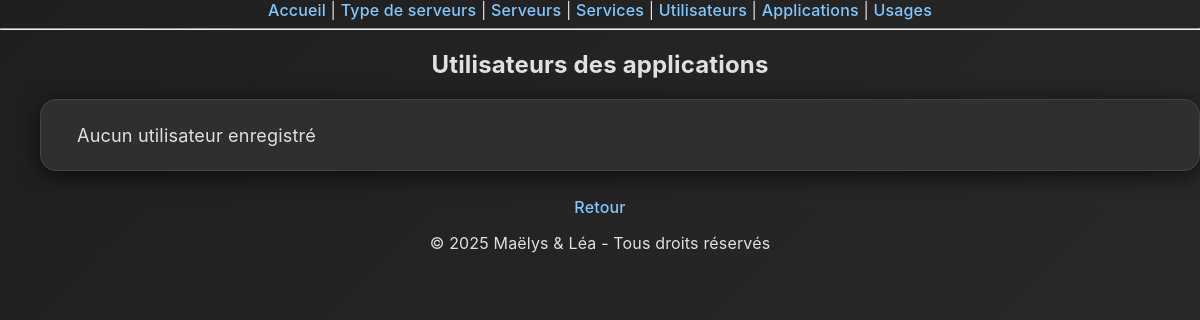
The app's page /applications/affiche/, older data.
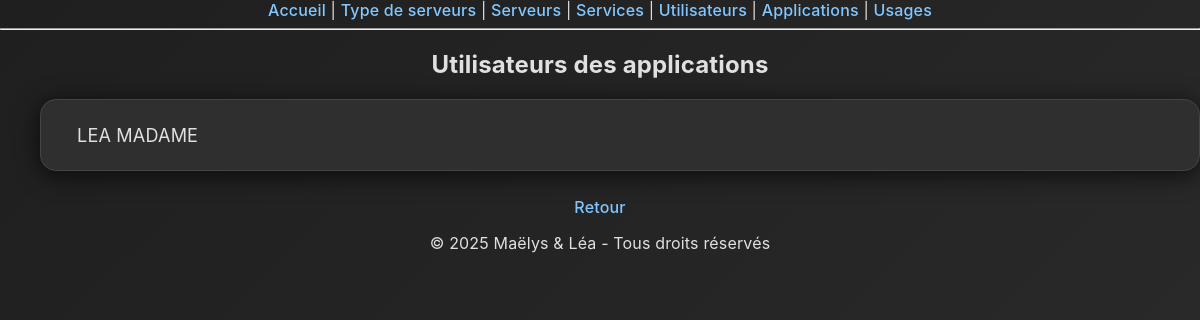
The same page, newer data.
### monapp/models.py (models this page shows, shortened)
class Applications(models.Model):
    nom_applications = models.CharField(max_length=100)
    logo_applications = models.ImageField(upload_to='logos/', null=True, blank=True)
    utilisateur_applications = models.ForeignKey(Utilisateurs, on_delete=models.CASCADE)
    memoire_utilisee = models.IntegerField(help_text="Mémoire utilisée en Mo", default=0)
    cpu_utilise = models.IntegerField(help_text="Nombre de CPU nécessaires", default=1)

class Utilisateurs(models.Model):
    nom_utilisateurs = models.CharField(max_length=100)
    prenom_utilisateurs = models.CharField(max_length=100)
    email_utilisateurs = models.EmailField(blank=False)
    def __str__(self):
        return f"{self.prenom_utilisateurs} {self.nom_utilisateurs}"

### monapp/views.py (the view)
# urls.py: path('applications/affiche/', views.applications_affiche, name='applications_affiche'),
def applications_affiche(request):
    applications = Applications.objects.all()
    return render(request, 'monapp/applications_affiche.html', {'applications': applications})

### monapp/templates/monapp/applications_affiche.html
{% extends 'monapp/base.html' %}
{% block content %}
<h2>Utilisateurs des applications</h2>
<ul>
  {% for app in applications %}
    <li>{{ app.utilisateur_applications }}</li>
  {% empty %}
    <li>Aucun utilisateur enregistré</li>
  {% endfor %}
</ul>
<a href="{% url 'applications_list' %}">Retour</a>
<footer>
  <p>© 2025 Maëlys & Léa - Tous droits réservés</p>
</footer>
{% endblock %}

Row changes from the older to the newer data that the page shows:
added Applications: utilisateur_applications "LEA MADAME"
Text that changed along with them:
text no longer shown: "Aucun utilisateur enregistré"
